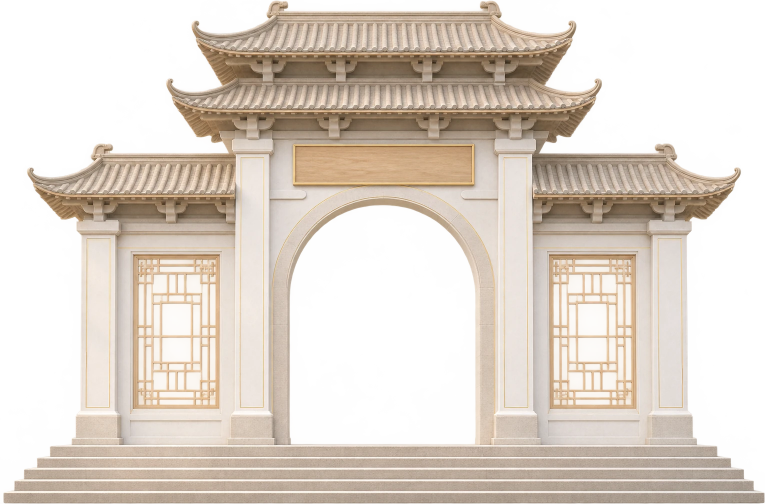
#> input picture assets/gate-grand.webp, 1530 x 1008 px, found by its file name (shown at 1/2 size)
$ python prep_oil.py
#> lines starting #> are read from the running program, lines starting #| are printed output that depends on the picture
"""比較用的油畫版首頁（網址 ?look=oil 月白油畫、?look=oil-red 朱紅油畫）：大門、背景、開場的圖。
用法: python -I tools/prep_oil.py
輸入: assets/raw/chatgpt2/（都是 AI Video 用 FLUX 改現在的圖做的，構圖一樣）
  oil-gate-a2-flat.png、oil-gate-b2-flat.png：大門（背景、門洞、窗格已經是純綠）
  oil-bg-a2.png、oil-bg-b2.png：瑤池背景（有才做；水平線要跟 bg-yaochi 一樣在 57.5%）
  oil-intro-earth-3.png：開場的凡間
  oil-intro-clouds.png、oil-intro-clouds-2.png：開場的雲（黑底）
輸出: assets/oil/

做法：
- 大門：放大成跟現在的大門一樣大（3054x2043），透明度直接用現在大門的
  （AI Video 也是用這個遮罩把背景塗綠的），所以門洞、匾額、青鳥停的點全部一樣，js/gate.js 不用重量。
  邊緣半透明的地方把混進來的綠扣掉。
- 雲：黑底 → 用亮度當透明度（暗的地方透明），顏色除回去，邊緣不會發黑。
"""
from pathlib import Path

import numpy as np
from PIL import Image

RAW = Path("assets/raw/chatgpt2")
OUT = Path("assets/oil")
OUT.mkdir(parents=True, exist_ok=True)


def gate(src, dst):
#> called with src = 'oil-gate-a2-flat.png', dst = 'gate.webp'
    live = Image.open("assets/gate-grand.webp").convert("RGBA")
#> live is the input picture: PIL image 1530x1008 RGBA; mean R, G, B, A 165.6, 151.9, 137.7, 145.9
    im = Image.open(RAW / src).convert("RGB").resize(live.size, Image.LANCZOS)
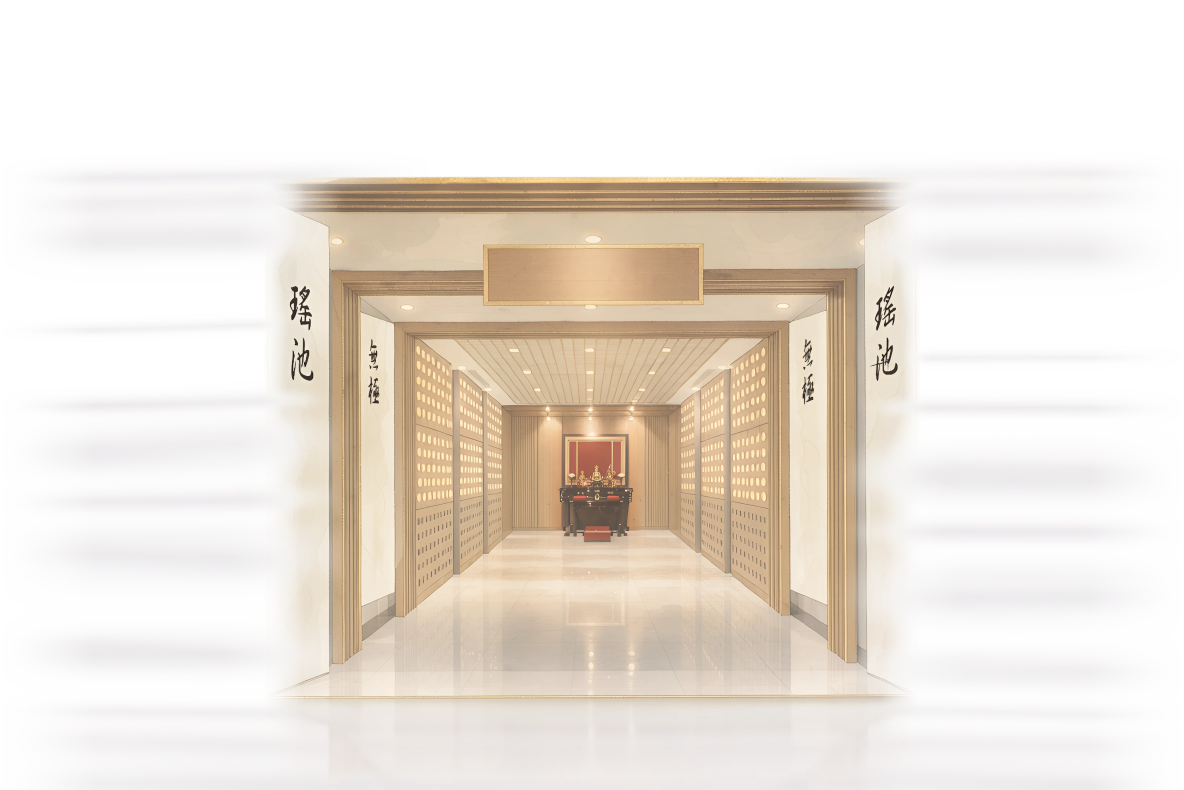
#> input picture assets/gate-dojo.webp, 3552 x 2368 px, given in place of oil-gate-a2-flat.png, which was not available (shown at 1/3 size)
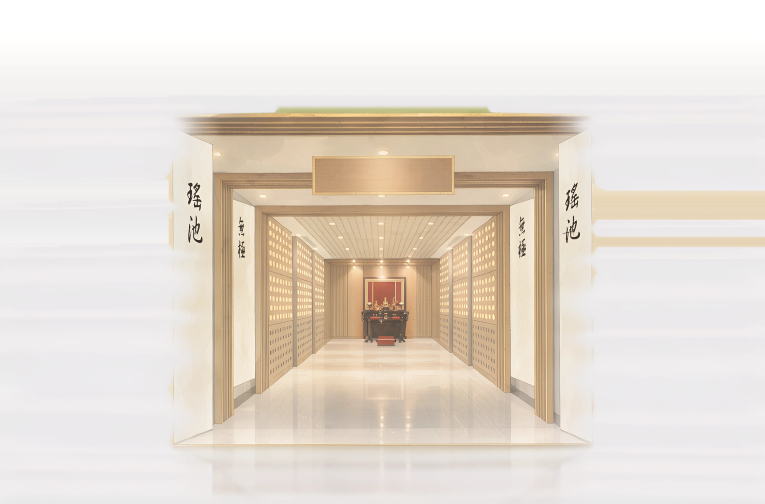
#> im: PIL image 1530x1008 RGB (shown at 1/2 size); mean R, G, B 229.4, 219.9, 209.9
    rgb = np.asarray(im).astype(float)
    alpha = np.asarray(live)[..., 3].astype(float)
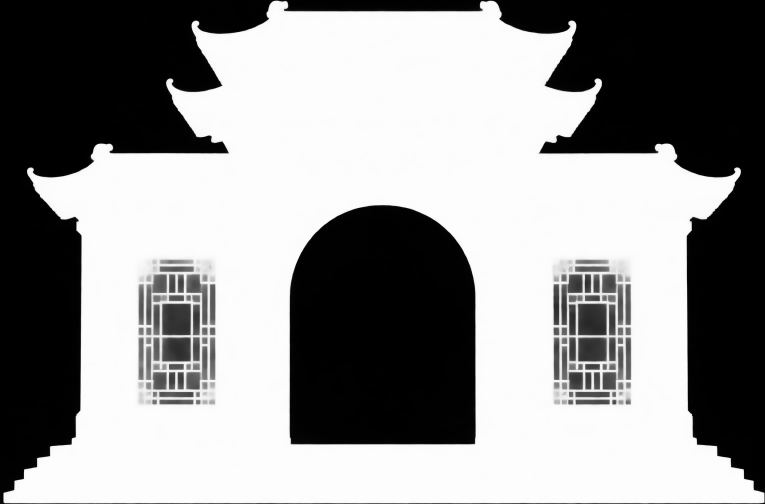
#> alpha: shape (1008, 1530) float64 (shown at 1/2 size); min 0, max 254, mean 145.9
    # 綠比紅和藍都高的地方（邊緣混到的綠）：綠壓到紅藍的最大值
    rgb[..., 1] = np.minimum(rgb[..., 1], np.maximum(rgb[..., 0], rgb[..., 2]) + 6)
    out = np.dstack([rgb, alpha]).clip(0, 255).astype(np.uint8)
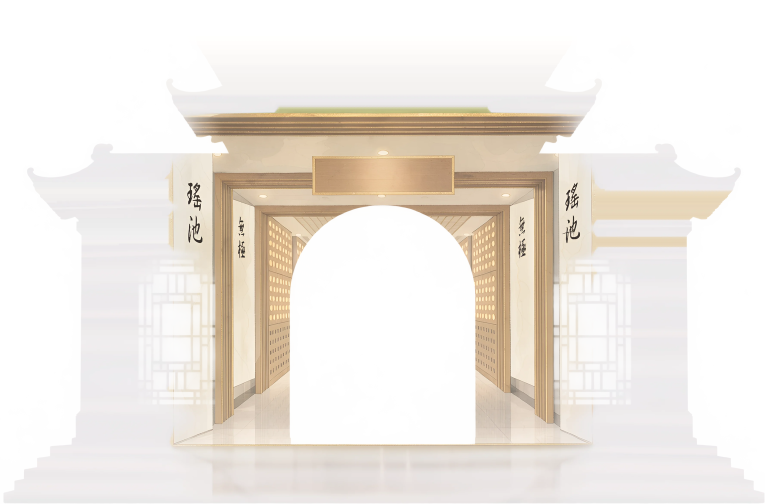
#> out: shape (1008, 1530, 4) (shown at 1/2 size); mean R, G, B, A 229.4, 219.9, 209.9, 145.9; transparent parts drawn white
#> (the run stopped early here; a loop or call above may not have finished)
